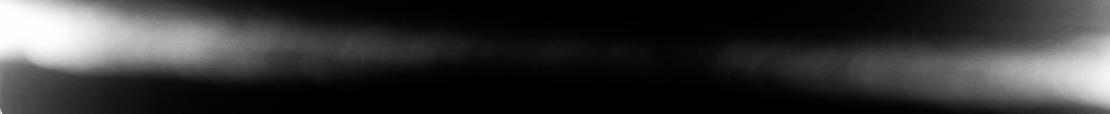
#> input picture house/test.jpg, 3328 x 340 px, found by its file name (shown at 1/3 size)
$ python utils2.py
#> lines starting #> are read from the running program, lines starting #| are printed output that depends on the picture
#> in deHaze, `Y = np.zeros(m.shape)`: Y: shape (340, 3328, 3) float64; every value is 0
'''
@lanhuage: python
@Descripttion:
@version: beta
@Author: xiaoshuyui
@Date: 2020-06-29 10:38:41
@LastEditors: xiaoshuyui
@LastEditTime: 2020-06-29 12:29:34
'''


import cv2
import numpy as np


def homomorphic_filter(src,d0 = 10,r1 = 0.5,rh=2,c=4,h=2.0,l=0.5):
    gray = src.copy()
    if len(src.shape) > 2:
        gray = cv2.cvtColor(src,cv2.COLOR_BGR2GRAY)
    gray = np.float64(gray)
    rows,cols = gray.shape

    gray_fft = np.fft.fft2(gray)
    gray_fftshift = np.fft.fftshift(gray_fft)
    dst_fftshift = np.zeros_like(gray_fftshift)
    M,N = np.meshgrid(np.arange(-cols // 2,cols // 2),np.arange(-rows//2,rows//2))
    D = np.sqrt(M ** 2 + N ** 2)
    Z = (rh - r1) * (1 - np.exp(-c * (D ** 2 / d0 ** 2))) + r1
    dst_fftshift = Z * gray_fftshift
    dst_fftshift = (h - l) * dst_fftshift + l
    dst_ifftshift = np.fft.ifftshift(dst_fftshift)
    dst_ifft = np.fft.ifft2(dst_ifftshift)
    dst = np.real(dst_ifft)
    dst = np.uint8(np.clip(dst,0,255))
    return dst


def zmMinFilterGray(src, r=7):
    '''''最小值滤波，r是滤波器半径'''
#> called with r = 7
    return cv2.erode(src,np.ones((2*r-1,2*r-1)))
# [12 lines of commented-out code are left out]

def guidedfilter(I, p, r, eps):
    '''''引导滤波，直接参考网上的matlab代码'''
#> called with r = 81, eps = 0.001
    height, width = I.shape
#> height = 340; width = 3328
    m_I = cv2.boxFilter(I, -1, (r,r))
    m_p = cv2.boxFilter(p, -1, (r,r))
    m_Ip = cv2.boxFilter(I*p, -1, (r,r))
    cov_Ip = m_Ip-m_I*m_p
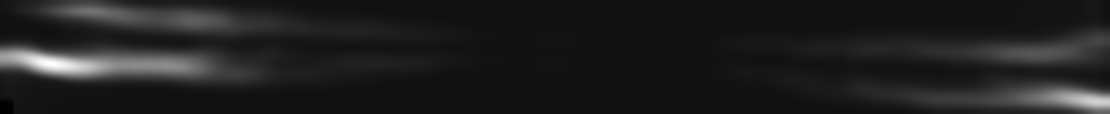
#> cov_Ip: shape (340, 3328) float64 (shown at 1/3 size); min -0.00401, max 0.0556, mean 0.00358; drawn with min black and max white

    m_II = cv2.boxFilter(I*I, -1, (r,r))
    var_I = m_II-m_I*m_I

    a = cov_Ip/(var_I+eps)
    b = m_p-a*m_I
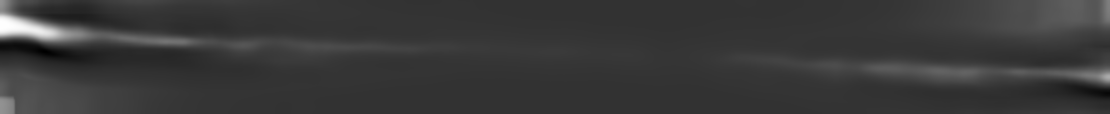
#> b: shape (340, 3328) float64 (shown at 1/3 size); min -0.245, max 0.996, mean 0.036; drawn with min black and max white

    m_a = cv2.boxFilter(a, -1, (r,r))
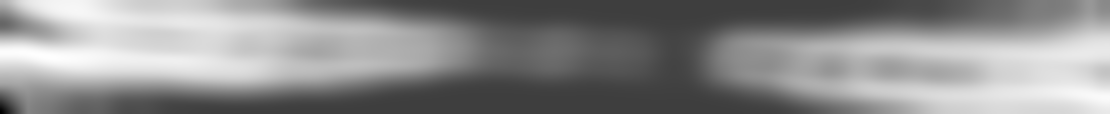
#> m_a: shape (340, 3328) float64 (shown at 1/3 size); min -0.333, max 1.03, mean 0.424; drawn with min black and max white
    m_b = cv2.boxFilter(b, -1, (r,r))
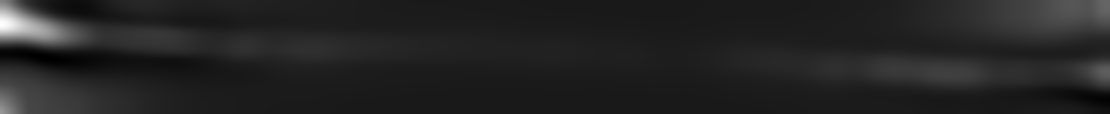
#> m_b: shape (340, 3328) float64 (shown at 1/3 size); min -0.0865, max 0.776, mean 0.036; drawn with min black and max white
    return m_a*I+m_b

def getV1(m, r, eps, w, maxV1):  #输入rgb图像，值范围[0,1]
    '''''计算大气遮罩图像V1和光照值A, V1 = 1-t/A'''
    V1 = np.min(m,2)                                         #得到暗通道图像
    V1 = guidedfilter(V1, zmMinFilterGray(V1,7), r, eps)     #使用引导滤波优化
    bins = 2000
    ht = np.histogram(V1, bins)                              #计算大气光照A
    d = np.cumsum(ht[0])/float(V1.size)
#> d = 2000 values from 0.0562 to 1
    for lmax in range(bins-1, 0, -1):
        if d[lmax]<=0.999:
            break
    A  = np.mean(m,2)[V1>=ht[1][lmax]].max()
#> A = 0.996

    V1 = np.minimum(V1*w, maxV1)                   #对值范围进行限制
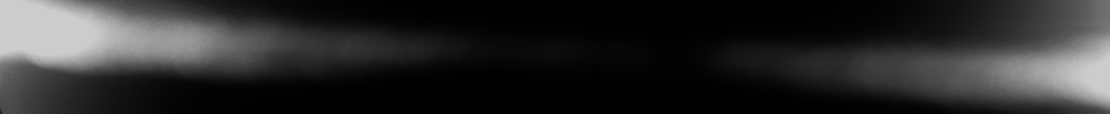
#> V1: shape (340, 3328) float64 (shown at 1/3 size); min 6.44e-16, max 0.8, mean 0.171

    return V1,A

def deHaze(m, r=81, eps=0.001, w=0.95, maxV1=0.80, bGamma=False):
    Y = np.zeros(m.shape)
    V1,A = getV1(m, r, eps, w, maxV1)               #得到遮罩图像和大气光照
#> A = 0.996
    for k in range(3):
        Y[:,:,k] = (m[:,:,k]-V1)/(1-V1/A)           #颜色校正
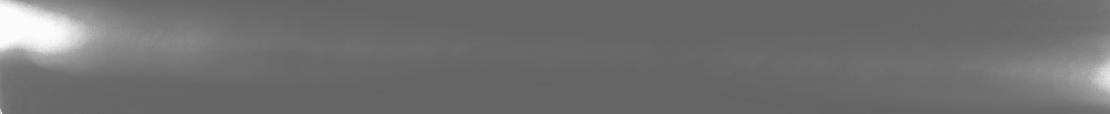
#> Y: shape (340, 3328, 3) float64 (shown at 1/3 size); min -0.67, max 1.02, mean 0.073; drawn with min black and max white
    Y =  np.clip(Y, 0, 1)
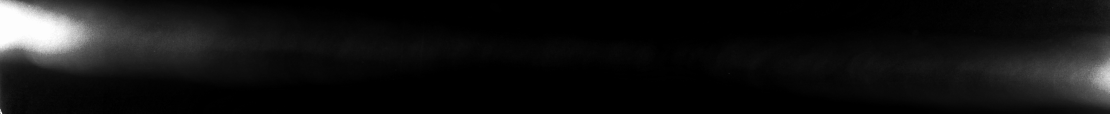
#> Y: shape (340, 3328, 3) float64 (shown at 1/3 size); min 0, max 1, mean 0.0731
    if bGamma:
        Y = Y**(np.log(0.5)/np.log(Y.mean()))       #gamma校正,默认不进行该操作
    return Y

if __name__ == '__main__':
    m = deHaze(cv2.imread('test.jpg')/255.0)*255
#> m: shape (340, 3328, 3) float64; min 0, max 255, mean 18.6
    cv2.imwrite('defog.jpg', m)

$ run again, with house/219_1.jpg copied over house/test.jpg
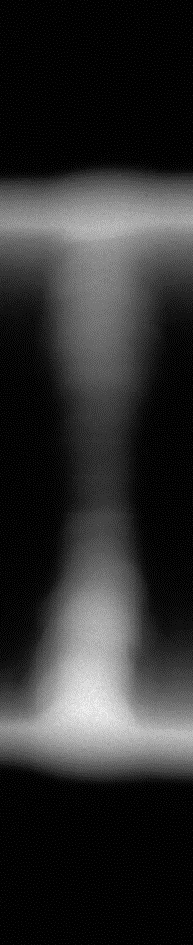
#> input picture house/219_1.jpg, 193 x 945 px, found by its file name
#> height = 945; width = 193
#> in guidedfilter, `m_b = cv2.boxFilter(b, -1, (r,r))`:
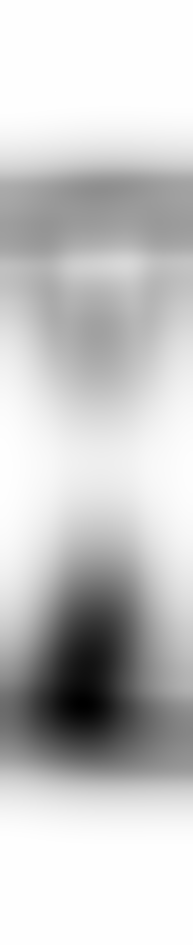
#> m_b: shape (945, 193) float64; min -0.116, max 8.19e-11, mean -0.0248; drawn with min black and max white
#> d = 2000 values from 5.48e-06 to 1
#> in getV1, `A  = np.mean(m,2)[V1>=ht[1][lmax]].max()`: A = 0.957
#> after the loop in deHaze, `for k in range(3):`:
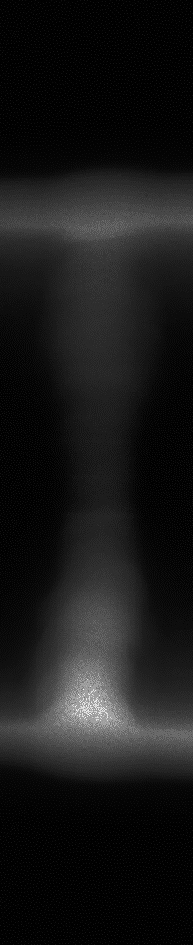
#> Y: shape (945, 193, 3) float64; min -7.69e-11, max 0.957, mean 0.0937; drawn with min black and max white

$ run again, with house/219_1_ori.jpg copied over house/test.jpg
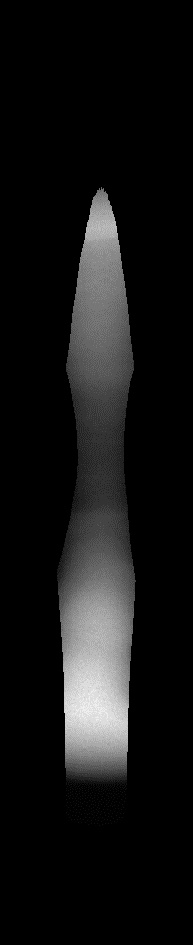
#> input picture house/219_1_ori.jpg, 193 x 945 px, found by its file name
#> height = 945; width = 193
#> in guidedfilter, `m_b = cv2.boxFilter(b, -1, (r,r))`:
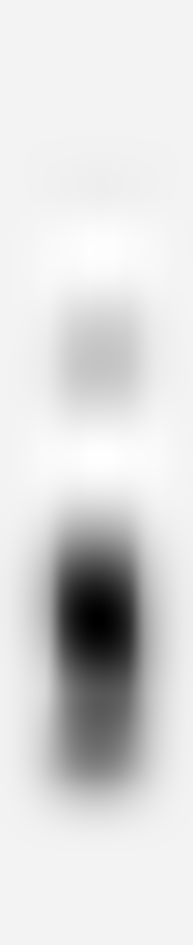
#> m_b: shape (945, 193) float64; min -0.0346, max 0.0017, mean -0.00341; drawn with min black and max white
#> d = 2000 values from 3.29e-05 to 1
#> in getV1, `A  = np.mean(m,2)[V1>=ht[1][lmax]].max()`: A = 0.949
#> after the loop in deHaze, `for k in range(3):`:
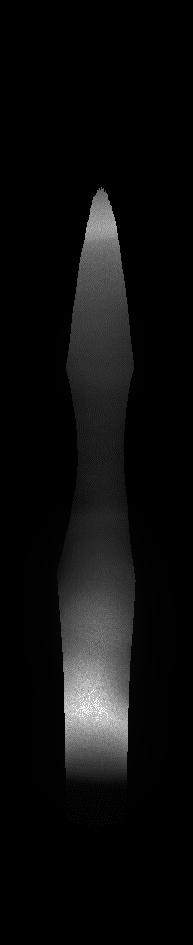
#> Y: shape (945, 193, 3) float64; min -0.00133, max 0.949, mean 0.0512; drawn with min black and max white
